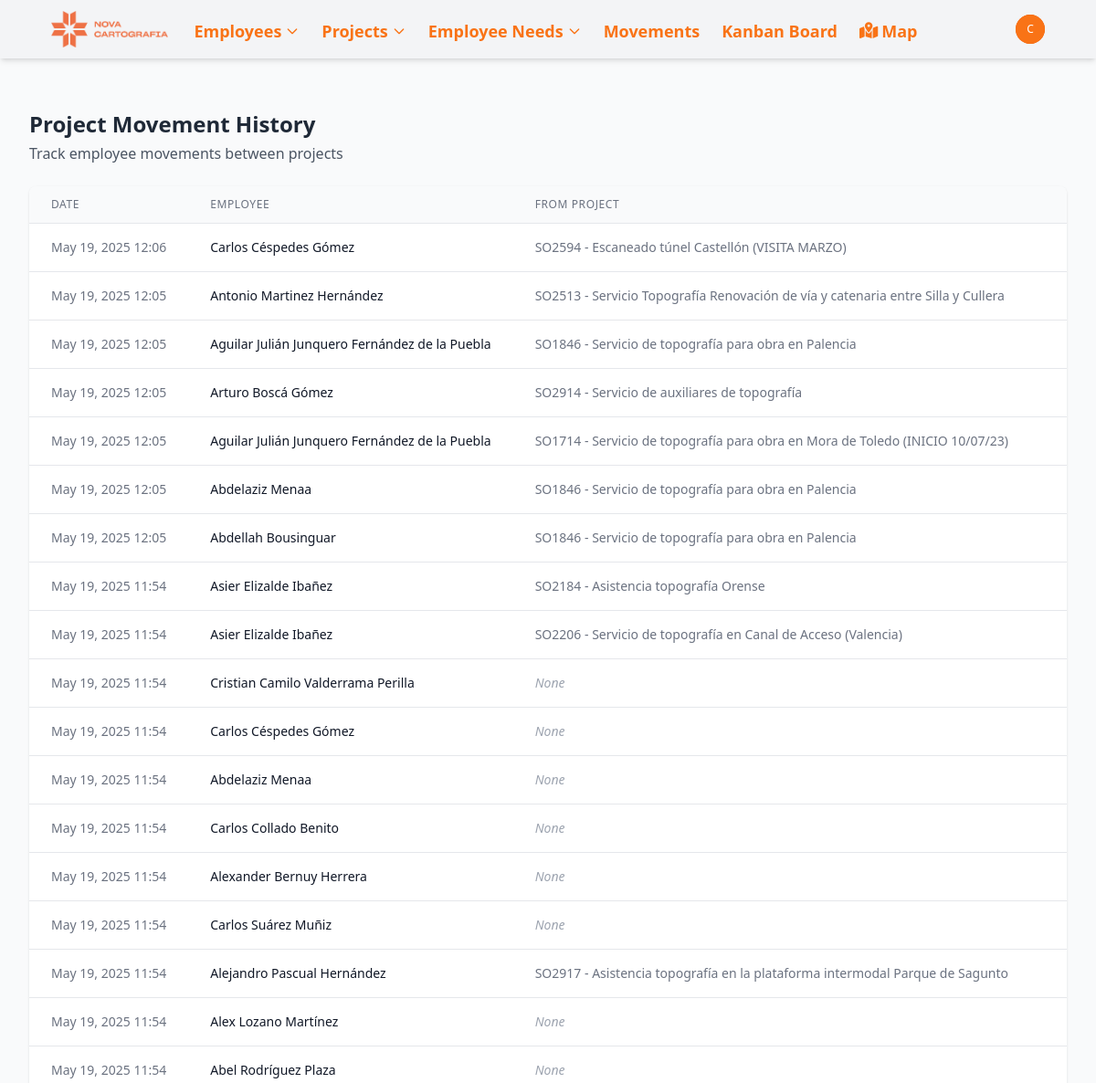
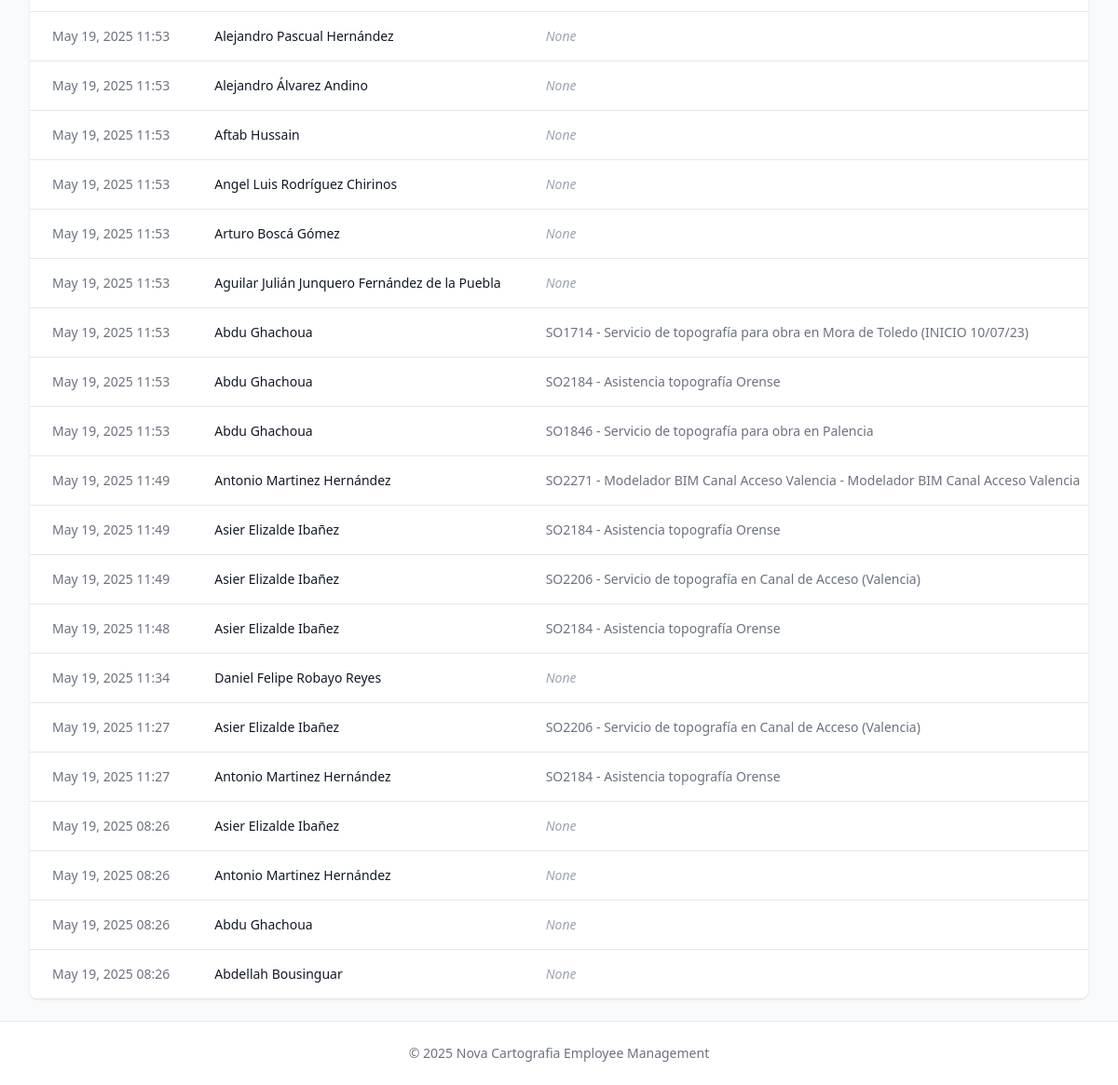
The page /movements/ (signed in) on the database its author committed (2 pictures, top to bottom).
### novacartografia_employee_management/models.py (models this page shows, shortened)
class ProjectMovementLine(models.Model):
    project = models.ForeignKey(Project, on_delete=models.CASCADE, related_name='movements')
    employee = models.ForeignKey(Employee, on_delete=models.CASCADE, related_name='project_movements')
    date = models.DateTimeField(default=timezone.now)
    previous_project = models.ForeignKey(
        Project,
        on_delete=models.SET_NULL,
        null=True,
        blank=True,
        related_name='outgoing_movements'
    )
    class Meta:
        ordering = ['-date']  # Most recent movements first

class Employee(models.Model):
    name = models.CharField(max_length=100)
    job = models.CharField(max_length=100)
    project_id = models.ForeignKey(Project, on_delete=models.SET_NULL, related_name='employee_set', blank=True, null=True)
    street = models.CharField(max_length=100, blank=True, null=True)
    city = models.CharField(max_length=100, blank=True, null=True)
    state = models.CharField(max_length=50, default='valencia',
           choices=[
                ('Araba (Álava)', 'Álava'),
                ('Albacete', 'Albacete'),
                ('Alacant (Alicante)', 'Alicante'),
                ('Almería', 'Almería'),
                ('Asturias', 'Asturias'),
                ('Ávila', 'Ávila'),
                ('Badajoz', 'Badajoz'),
                ('Barcelona', 'Barcelona'),
                ('Burgos', 'Burgos'),
                ('Cáceres', 'Cáceres'),
                ('Cádiz', 'Cádiz'),
                ('Cantabria', 'Cantabria'),
                ('Castelló (Castellón)', 'Castellón'),
                ('Ceuta', 'Ceuta'),
                ('Ciudad Real', 'Ciudad Real'),
                ('Córdoba', 'Córdoba'),
                ('Cuenca', 'Cuenca'),
                ('Gerona', 'Gerona'),
                ('Granada', 'Granada'),
                ('Guadalajara', 'Guadalajara'),
                ('Gipuzkoa (Guipúzcoa)', 'Guipúzcoa'),
                ('Huelva', 'Huelva'),
                ('Huesca', 'Huesca'),
                ('Islas Baleares', 'Islas Baleares'),
                ('Jaén', 'Jaén'),
                ('A Coruña (La Coruña)', 'La Coruña'),
                ('La Rioja', 'La Rioja'),
                ('Las Palmas', 'Las Palmas'),
                ('León', 'León'),
                ('Lérida', 'Lérida'),
                ('Lleida', 'Lérida'),  # Agregado porque aparece en tu CSV
                ('Lugo', 'Lugo'),
                ('Madrid', 'Madrid'),
                ('Málaga', 'Málaga'),
                ('Melilla', 'Melilla'),
                ('Murcia', 'Murcia'),
                ('Navarra (Nafarroa)', 'Navarra'),  # Corregido para coincidir con el CSV
                ('Orense', 'Orense'),
                ('Palencia', 'Palencia'),
                ('Pontevedra', 'Pontevedra'),
                ('Salamanca', 'Salamanca'),
                ('Santa Cruz de Tenerife', 'Santa Cruz de Tenerife'),
                ('Segovia', 'Segovia'),
                ('Sevilla', 'Sevilla'),
                ('Soria', 'Soria'),
                ('Tarragona', 'Tarragona'),
                ('Teruel', 'Teruel'),
                ('Toledo', 'Toledo'),
                ('Valencia', 'Valencia'),
                ('Valladolid', 'Valladolid'),
                ('Bizkaia (Vizcaya)', 'Vizcaya'),
                ('Zamora', 'Zamora'),
                ('Zaragoza', 'Zaragoza'),
            ])
    latitude = models.FloatField(null=True, blank=True)
    longitude = models.FloatField(null=True, blank=True)
    academic_training = models.CharField(max_length=100, blank=True, null=True)
    driver_license = models.BooleanField(default=False)
    twenty_hours = models.BooleanField(default=False)
    sixty_hours = models.BooleanField(default=False)
    confine = models.BooleanField(default=False)
    height = models.BooleanField(default=False)
    mining = models.BooleanField(default=False)
    railway_carriage = models.BooleanField(default=False)
    railway_mounting = models.BooleanField(default=False)
    building = models.BooleanField(default=False)
    office_work = models.BooleanField(default=False)
    scanner = models.BooleanField(default=False)
    leveling = models.BooleanField(default=False)
    static = models.BooleanField(default=False)
    drag = models.BooleanField(default=False)
    locked = models.BooleanField(default=False, help_text="Indicates if the employee is locked for a future project")

class Project(models.Model):
    PROJECT_TYPES = [
        ('external', 'Obra'),
        ('project', 'Proyecto'),
    ]
    MANAGER_TYPES = [
        ('Jose Cuesta Mejías', 'Cuesta'),
        ('Javier Marín Gimeno', 'Javi'),
        ('Guillermo Boscá Gómez', 'Guillermo'),
        ('Miguel Ángel Martínez García', 'Miguel Ángel'),
        ('Óscar López Valverde', 'Óscar'),
    ]
    name = models.CharField(max_length=100)
    type = models.CharField(max_length=50, choices=PROJECT_TYPES, default='proyecto')
    description = models.TextField(blank=True, null=True)
    manager = models.CharField(max_length=50, choices=MANAGER_TYPES, null=True, blank=True)
    state = models.CharField(max_length=50, null=True, blank=True,
            choices=[
                ('alava', 'Álava'),
                ('albacete', 'Albacete'),
                ('alicante', 'Alicante'),
                ('almeria', 'Almería'),
                ('asturias', 'Asturias'),
                ('avila', 'Ávila'),
                ('badajoz', 'Badajoz'),
                ('barcelona', 'Barcelona'),
                ('burgos', 'Burgos'),
                ('caceres', 'Cáceres'),
                ('cadiz', 'Cádiz'),
                ('cantabria', 'Cantabria'),
                ('castellon', 'Castellón'),
                ('ceuta', 'Ceuta'),
                ('ciudad_real', 'Ciudad Real'),
                ('cordoba', 'Córdoba'),
                ('cuenca', 'Cuenca'),
                ('gerona', 'Gerona'),
                ('granada', 'Granada'),
                ('guadalajara', 'Guadalajara'),
                ('guipuzcoa', 'Guipúzcoa'),
                ('huelva', 'Huelva'),
                ('huesca', 'Huesca'),
                ('islas_baleares', 'Islas Baleares'),
                ('jaen', 'Jaén'),
                ('la_coruna', 'La Coruña'),
                ('la_rioja', 'La Rioja'),
                ('las_palmas', 'Las Palmas'),
                ('leon', 'León'),
                ('lerida', 'Lérida'),
                ('lugo', 'Lugo'),
                ('madrid', 'Madrid'),
                ('malaga', 'Málaga'),
                ('melilla', 'Melilla'),
                ('murcia', 'Murcia'),
                ('navarra', 'Navarra'),
                ('orense', 'Orense'),
                ('palencia', 'Palencia'),
                ('pontevedra', 'Pontevedra'),
                ('salamanca', 'Salamanca'),
                ('santa_cruz_de_tenerife', 'Santa Cruz de Tenerife'),
                ('segovia', 'Segovia'),
                ('sevilla', 'Sevilla'),
                ('soria', 'Soria'),
                ('tarragona', 'Tarragona'),
                ('teruel', 'Teruel'),
                ('toledo', 'Toledo'),
                ('valencia', 'Valencia'),
                ('valladolid', 'Valladolid'),
                ('vizcaya', 'Vizcaya'),
                ('zamora', 'Zamora'),
                ('zaragoza', 'Zaragoza')
            ])
    academic_training = models.CharField(max_length=100, blank=True, null=True)
    twenty_hours = models.BooleanField(default=False)
    sixty_hours = models.BooleanField(default=False)
    confine = models.BooleanField(default=False)
    height = models.BooleanField(default=False)
    mining = models.BooleanField(default=False)
    railway_carriage = models.BooleanField(default=False)
    railway_mounting = models.BooleanField(default=False)
    building = models.BooleanField(default=False)
    office_work = models.BooleanField(default=False)
    scanner = models.BooleanField(default=False)
    leveling = models.BooleanField(default=False)
    static = models.BooleanField(default=False)
    drag = models.BooleanField(default=False)

### novacartografia_employee_management/views.py (the view)
# urls.py: path('movements/', views.movement_list, name='movement_list'),
@login_required
def movement_list(request):
    movements = ProjectMovementLine.objects.all().order_by('-date')
    return render(request, 'novacartografia_employee_management/movement_list.html', {
        'movements': movements
    })

### templates/novacartografia_employee_management/movement_list.html (shortened to what this page needs)
{% extends "base.html" %}
{% block content %}
<div class="mb-6">
    <h2 class="text-2xl font-bold text-gray-800">Project Movement History</h2>
    <p class="text-gray-600 mt-1">Track employee movements between projects</p>
</div>
<div class="bg-white shadow overflow-hidden rounded-lg">
    <div class="overflow-x-auto">
        <table class="min-w-full divide-y divide-gray-200">
            <thead class="bg-gray-50">
                <tr>
                    <th scope="col" class="px-6 py-3 text-left text-xs font-medium text-gray-500 uppercase tracking-wider">Date</th>
                    <th scope="col" class="px-6 py-3 text-left text-xs font-medium text-gray-500 uppercase tracking-wider">Employee</th>
                    <th scope="col" class="px-6 py-3 text-left text-xs font-medium text-gray-500 uppercase tracking-wider">From Project</th>
                </tr>
            </thead>
            <tbody class="bg-white divide-y divide-gray-200">
                {% for movement in movements %}
                <tr class="hover:bg-gray-50">
                    <td class="px-6 py-4 whitespace-nowrap text-sm text-gray-500">
                        {{ movement.date|date:"M d, Y H:i" }}
                    </td>
                    <td class="px-6 py-4 whitespace-nowrap text-sm font-medium text-gray-900">
                        <a href="{% url 'employee_detail' movement.employee.id %}" class="text-primary-600 hover:text-primary-900">
                            {{ movement.employee.name }}
                        </a>
                    </td>
                    <td class="px-6 py-4 whitespace-nowrap text-sm text-gray-500">
                        {% if movement.previous_project %}
                            <a href="{% url 'project_detail' movement.previous_project.id %}" class="text-primary-600 hover:text-primary-900">
                                {{ movement.previous_project.name }}
                            </a>
                        {% else %}
                            <span class="text-gray-400 italic">None</span>
                        {% endif %}
                    </td>
                </tr>
                {% empty %}
                <tr>
                    <td colspan="4" class="px-6 py-4 text-center text-sm text-gray-500">No movement records found.</td>
                </tr>
                {% endfor %}
            </tbody>
        </table>
    </div>
</div>
{% endblock %}

### templates/base.html (shortened to what this page needs)
<!DOCTYPE html>
<html lang="en">
<head>
    <script src="https://cdn.tailwindcss.com"></script>
    <link rel="stylesheet" href="https://cdnjs.cloudflare.com/ajax/libs/font-awesome/6.7.2/css/all.min.css">
    {% load static %}
    <script src="{% static 'js/tailwind.config.js' %}"></script>
</head>
<body class="bg-gray-50 min-h-screen flex flex-col ">
    <nav class="navbar-drpdown-container bg-gray-100 shadow-md">
        <div class="content-container">
            <div class="flex justify-between h-16 ml-6">
                <div class="flex items-center">
                    <div class="flex-shrink-0 flex items-center">
                        <a href="{% url 'home' %}" class="text-orange-500 font-bold text-xl">
                            <img class="mx-auto h-10 w-auto" src="{% static 'images/952.png' %}" alt="Nova Workers Management Logo">
                        </a>
                    </div>
                    <div class="hidden sm:ml-6 sm:flex sm:space-x-4">
                        <div class="relative" x-data="{ navEmployeesOpen: false }">
                            <button @click="navEmployeesOpen = !navEmployeesOpen" class="text-orange-500 hover:text-orange-700 border-transparent inline-flex items-center px-1 pt-1 text-lg font-bold">
                                <span>Employees</span>
                                <svg class="ml-1 w-4 h-4" fill="none" stroke="currentColor" viewBox="0 0 24 24" xmlns="http://www.w3.org/2000/svg"><path stroke-linecap="round" stroke-linejoin="round" stroke-width="2" d="M19 9l-7 7-7-7"></path></svg>
                            </button>
                        </div>
                        <div class="relative" x-data="{ navProjectsOpen: false }">
                            <button @click="navProjectsOpen = !navProjectsOpen" class="text-orange-500 hover:text-orange-700 border-transparent inline-flex items-center px-1 pt-1 text-lg font-bold">
                                <span>Projects</span>
                                <svg class="ml-1 w-4 h-4" fill="none" stroke="currentColor" viewBox="0 0 24 24" xmlns="http://www.w3.org/2000/svg"><path stroke-linecap="round" stroke-linejoin="round" stroke-width="2" d="M19 9l-7 7-7-7"></path></svg>
                            </button>
                        </div>
                        <div class="relative" x-data="{ navNeedsOpen: false }">
                            <button @click="navNeedsOpen = !navNeedsOpen" class="text-orange-500 hover:text-orange-700 border-transparent inline-flex items-center px-1 pt-1 text-lg font-bold">
                                <span>Employee Needs</span>
                                <svg class="ml-1 w-4 h-4" fill="none" stroke="currentColor" viewBox="0 0 24 24" xmlns="http://www.w3.org/2000/svg"><path stroke-linecap="round" stroke-linejoin="round" stroke-width="2" d="M19 9l-7 7-7-7"></path></svg>
                            </button>
                        </div>
                        <a href="{% url 'movement_list' %}" class="text-orange-500 hover:text-orange-700 border-transparent inline-flex items-center px-1 pt-1 text-lg font-bold">
                            Movements
                        </a>
                        <a href="{% url 'kanban_board' %}" class="text-orange-500 hover:text-orange-700 border-transparent inline-flex items-center px-1 pt-1 text-lg font-bold">
                            Kanban Board
                        </a>
                        <a href="{% url 'project_map' %}" class="text-orange-500 hover:text-orange-700 border-transparent inline-flex items-center px-1 pt-1 text-lg font-bold">
                            <i class="fas fa-map-marked-alt mr-1"></i> Map
                        </a>
                    </div>
                </div>
                <div class="hidden sm:ml-6 mr-6 sm:flex sm:items-center">
                    {% if user.is_authenticated %}
                        <div class="ml-3 relative" x-data="{ open: false }">
                            <div>
                                <button @click="open = !open" type="button" class="bg-orange-600 flex text-sm rounded-full focus:outline-none focus:ring-2 focus:ring-offset-2 focus:ring-offset-primary-800 focus:ring-white">
                                    <span class="inline-flex items-center justify-center h-8 w-8 rounded-full bg-orange-500">
                                        <span class="text-xs font-medium leading-none text-white">{{ user.username|slice:":1" }}</span>
                                    </span>
                                </button>
                            </div>
                        </div>
                    {% else %}
                        <a href="{% url 'login' %}" class="text-gray-100 hover:text-white text-sm font-medium">Login</a>
                    {% endif %}
                </div>
            </div>
        </div>
    </nav>
    <div class="content-container py-4">
    </div>
    <main class="flex-grow">
        <div class="content-container py-6">
            {% block content %}{% endblock %}
        </div>
    </main>
    <footer class="bg-white border-t border-gray-200">
        <div class="content-container py-6">
            <p class="text-center text-sm text-gray-500">&copy; {% now "Y" %} Nova Cartografia Employee Management</p>
        </div>
    </footer>
</body>
</html>

### rows shown on the page
ProjectMovementLine: date "May 19, 2025 12:06", employee.name "Carlos Céspedes Gómez", previous_project.name "SO2594 - Escaneado túnel Castellón (VISITA MARZO)"
ProjectMovementLine: date "May 19, 2025 12:05", employee.name "Antonio Martinez Hernández", previous_project.name "SO2513 - Servicio Topografía Renovación de vía y catenaria entre Silla y Cullera"
ProjectMovementLine: date "May 19, 2025 12:05", employee.name "Aguilar Julián Junquero Fernández de la Puebla", previous_project.name "SO1846 - Servicio de topografía para obra en Palencia"
ProjectMovementLine: date "May 19, 2025 12:05", employee.name "Arturo Boscá Gómez", previous_project.name "SO2914 - Servicio de auxiliares de topografía"
ProjectMovementLine: date "May 19, 2025 12:05", employee.name "Aguilar Julián Junquero Fernández de la Puebla", previous_project.name "SO1714 - Servicio de topografía para obra en Mora de Toledo (INICIO 10/07/23)"
ProjectMovementLine: date "May 19, 2025 12:05", employee.name "Abdelaziz Menaa", previous_project.name "SO1846 - Servicio de topografía para obra en Palencia"
ProjectMovementLine: date "May 19, 2025 12:05", employee.name "Abdellah Bousinguar", previous_project.name "SO1846 - Servicio de topografía para obra en Palencia"
ProjectMovementLine: date "May 19, 2025 11:54", employee.name "Asier Elizalde Ibañez", previous_project.name "SO2184 - Asistencia topografía Orense"
ProjectMovementLine: date "May 19, 2025 11:54", employee.name "Asier Elizalde Ibañez", previous_project.name "SO2206 - Servicio de topografía en Canal de Acceso (Valencia)"
ProjectMovementLine: date "May 19, 2025 11:54", employee.name "Cristian Camilo Valderrama Perilla", shows "None"
ProjectMovementLine: date "May 19, 2025 11:54", employee.name "Carlos Céspedes Gómez", shows "None"
ProjectMovementLine: date "May 19, 2025 11:54", employee.name "Abdelaziz Menaa", shows "None"
ProjectMovementLine: date "May 19, 2025 11:54", employee.name "Carlos Collado Benito", shows "None"
ProjectMovementLine: date "May 19, 2025 11:54", employee.name "Alexander Bernuy Herrera", shows "None"
ProjectMovementLine: date "May 19, 2025 11:54", employee.name "Carlos Suárez Muñiz", shows "None"
ProjectMovementLine: date "May 19, 2025 11:54", employee.name "Alejandro Pascual Hernández", previous_project.name "SO2917 - Asistencia topografía en la plataforma intermodal Parque de Sagunto"
ProjectMovementLine: date "May 19, 2025 11:54", employee.name "Alex Lozano Martínez", shows "None"
ProjectMovementLine: date "May 19, 2025 11:54", employee.name "Abel Rodríguez Plaza", shows "None"
ProjectMovementLine: date "May 19, 2025 11:53", employee.name "Alejandro Pascual Hernández", shows "None"
ProjectMovementLine: date "May 19, 2025 11:53", employee.name "Alejandro Álvarez Andino", shows "None"
ProjectMovementLine: date "May 19, 2025 11:53", employee.name "Aftab Hussain", shows "None"
ProjectMovementLine: date "May 19, 2025 11:53", employee.name "Angel Luis Rodríguez Chirinos", shows "None"
ProjectMovementLine: date "May 19, 2025 11:53", employee.name "Arturo Boscá Gómez", shows "None"
ProjectMovementLine: date "May 19, 2025 11:53", employee.name "Aguilar Julián Junquero Fernández de la Puebla", shows "None"
ProjectMovementLine: date "May 19, 2025 11:53", employee.name "Abdu Ghachoua", previous_project.name "SO1714 - Servicio de topografía para obra en Mora de Toledo (INICIO 10/07/23)"
ProjectMovementLine: date "May 19, 2025 11:53", employee.name "Abdu Ghachoua", previous_project.name "SO2184 - Asistencia topografía Orense"
ProjectMovementLine: date "May 19, 2025 11:53", employee.name "Abdu Ghachoua", previous_project.name "SO1846 - Servicio de topografía para obra en Palencia"
ProjectMovementLine: date "May 19, 2025 11:49", employee.name "Antonio Martinez Hernández", previous_project.name "SO2271 - Modelador BIM Canal Acceso Valencia - Modelador BIM Canal Acceso Valencia"
ProjectMovementLine: date "May 19, 2025 11:49", employee.name "Asier Elizalde Ibañez", previous_project.name "SO2184 - Asistencia topografía Orense"
ProjectMovementLine: date "May 19, 2025 11:49", employee.name "Asier Elizalde Ibañez", previous_project.name "SO2206 - Servicio de topografía en Canal de Acceso (Valencia)"
ProjectMovementLine: date "May 19, 2025 11:48", employee.name "Asier Elizalde Ibañez", previous_project.name "SO2184 - Asistencia topografía Orense"
ProjectMovementLine: date "May 19, 2025 11:34", employee.name "Daniel Felipe Robayo Reyes", shows "None"
ProjectMovementLine: date "May 19, 2025 11:27", employee.name "Asier Elizalde Ibañez", previous_project.name "SO2206 - Servicio de topografía en Canal de Acceso (Valencia)"
ProjectMovementLine: date "May 19, 2025 11:27", employee.name "Antonio Martinez Hernández", previous_project.name "SO2184 - Asistencia topografía Orense"
ProjectMovementLine: date "May 19, 2025 08:26", employee.name "Asier Elizalde Ibañez", shows "None"
ProjectMovementLine: date "May 19, 2025 08:26", employee.name "Antonio Martinez Hernández", shows "None"
ProjectMovementLine: date "May 19, 2025 08:26", employee.name "Abdu Ghachoua", shows "None"
ProjectMovementLine: date "May 19, 2025 08:26", employee.name "Abdellah Bousinguar", shows "None"

### other values the page prints
{{ user.username|slice:":1" }} "C"
